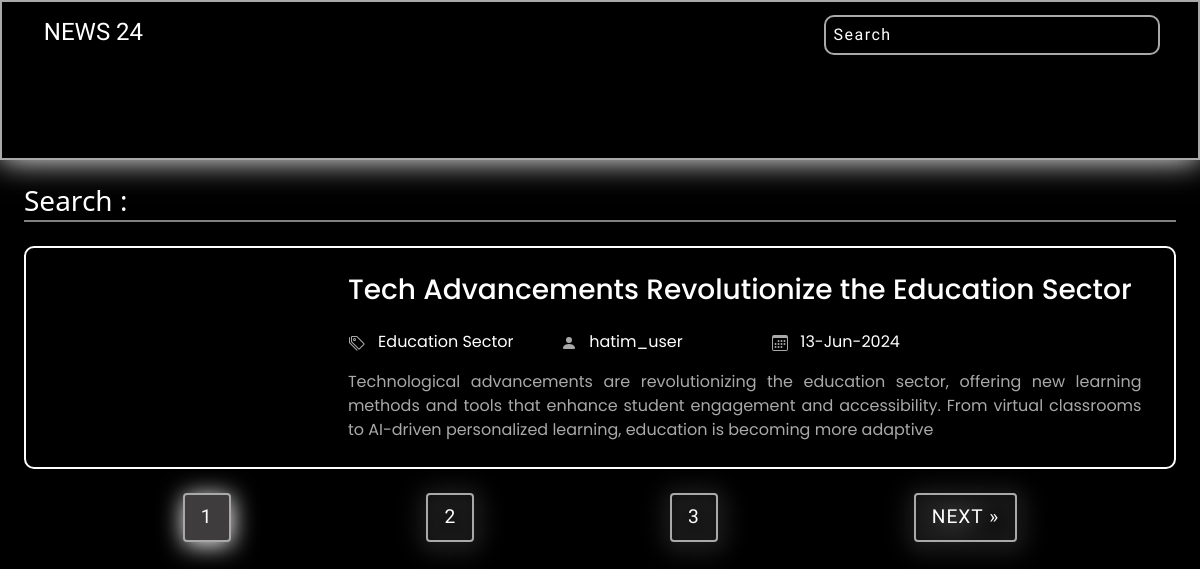
The page /search.php on the database as committed earlier.
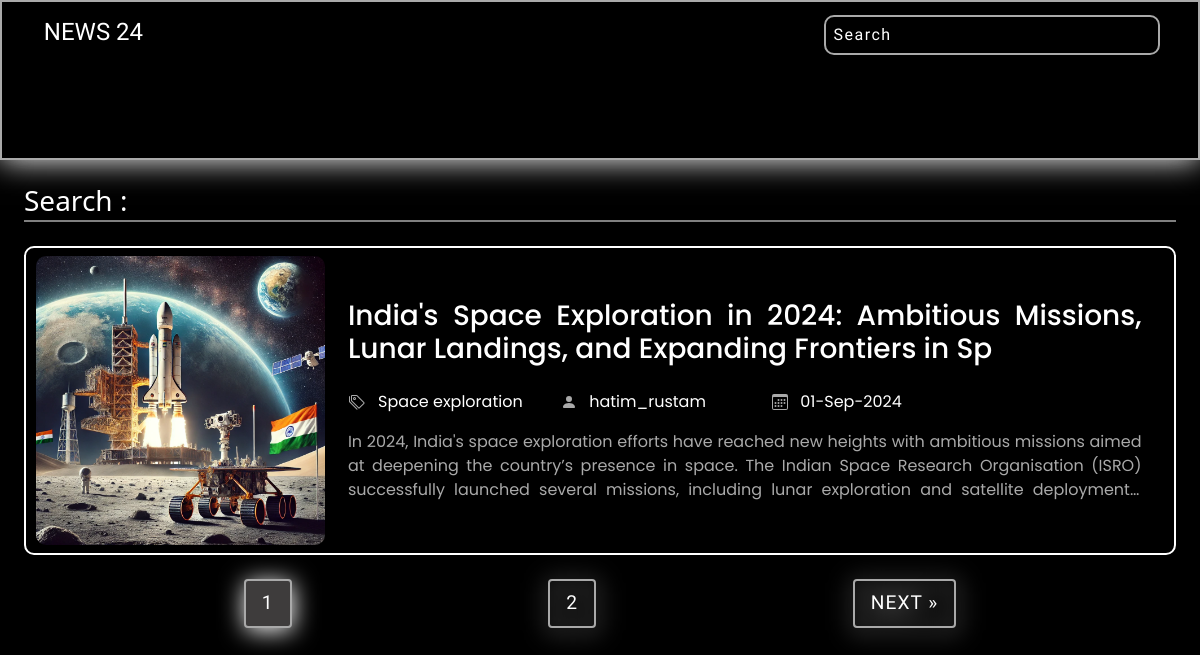
The same page on the database as committed later.
### tables this page shows
CREATE TABLE `post` (
  `post_id` int(11) NOT NULL,
  `title` varchar(100) NOT NULL,
  `description` text NOT NULL,
  `category` varchar(50) NOT NULL,
  `post_date` varchar(100) NOT NULL,
  `author` int(11) NOT NULL,
  `post_img` varchar(100) NOT NULL
);

CREATE TABLE `category` (
  `category_id` int(11) NOT NULL,
  `category_name` varchar(50) NOT NULL,
  `post` int(11) NOT NULL
);

CREATE TABLE `user` (
  `user_id` int(11) NOT NULL,
  `first_name` varchar(10) NOT NULL,
  `last_name` varchar(10) NOT NULL,
  `user_name` varchar(20) NOT NULL,
  `password` varchar(255) NOT NULL,
  `role` int(11) NOT NULL
);

### search.php (the view, shortened to what this page needs)
<!DOCTYPE html>
<html lang="en">
<head>
    <link href="https://cdn.jsdelivr.net/npm/bootstrap@5.3.3/dist/css/bootstrap.min.css" rel="stylesheet">
    <link rel="stylesheet" href="css/front_index.css">
</head>
<body>
    <header>
        <div class="header1">
            <div class="logo">
            <a href="index.php">NEWS 24</a>
                        <div class="search">
                    <form action="" autocomplete="off">
                        <input type="search" name="search" id="" placeholder="Search">
                    </form>
                </div>
            </div>
        </div>
    </header>
    <main>
        <div class="category_heading">
            <h3>Search : <?php echo $search_term; ?></h3>
        </div>
                <?php
        include "configure.php";
        if (isset($_GET["pages"])) {
            $page = $_GET["pages"];
        } else {
            $page = 1;
        }
        $limit = 1;
        $offset = ($page - 1) * $limit;
        $query = "select post.post_id,post.title,post.description,post.post_date,category.category_name,user.user_name,post.category,post.post_img from post
                        left join category on post.category = category.category_id
                        left join user on post.author = user.user_id
                        where post.title like '%{$search_term}%'
                        order by post.post_id desc limit {$offset},{$limit}";
        $sql = mysqli_query($connection, $query) or die("Query fail");
        if (mysqli_num_rows($sql) > 0) {
            while ($row = mysqli_fetch_assoc($sql)) {
        ?>
                <div class="card_container">
                    <a href="single_page.php?id=<?php echo $row["post_id"]; ?>" style="text-decoration: none;"><div class="card_element">
                        <div class="image">
                            <img src="admin/upload/<?php echo $row["post_img"]; ?>" alt="">
                        </div>
                        <div class="card_info">
                            <div class="title">
                                <h3><?php echo $row["title"]; ?></h3>
                            </div>
                            <div class="tag_author_date">
                                <div class="tag">
                                    <span></span> <span><?php echo $row["category_name"]; ?></span>
                                </div>
                                <div class="author">
                                    <span><svg xmlns="http://www.w3.org/2000/svg" width="16" height="16" fill="darkgray" class="bi bi-person-fill" viewBox="0 0 16 16">
                                            <path d="M3 14s-1 0-1-1 1-4 6-4 6 3 6 4-1 1-1 1zm5-6a3 3 0 1 0 0-6 3 3 0 0 0 0 6" />
                                        </svg></span> <span><?php echo $row["user_name"]; ?></span>
                                </div>
                                <div class="date">
                                    <span></span> <span><?php echo $row["post_date"]; ?></span>
                                </div>
                            </div>
                            <div class="description"><?php echo $row["description"]; ?></div>
                        </div>
                    </div></a>
                </div>
        <?php
            }
        }
        ?>
        <?php
                $query_1 = "select * from post
                where post.title like '%{$search_term}%'";
                $sql_1 = mysqli_query($connection,$query_1) or die("querry fail 1");
                if (mysqli_num_rows($sql_1) > 0) {
                    $total_record = mysqli_num_rows($sql_1);
                    $total_pages = ceil($total_record / $limit);
                    echo '<ul class="pagination">';
                    for ($i = 1; $i <= $total_pages; $i++) {
                        if ($i == $page) {
                            $active = "active";
                        } else {
                            $active = "";
                        }
                        echo '<li><a href="search.php?search='.$search_term.'&pages=' . $i . '" class="' . $active . '">' . $i . '</a></li>';
                    }
                    if ($total_pages > $page) {
                        echo '<li><a href="search.php?search='.$search_term.'&pages=' . ($page + 1) . '">NEXT &raquo;</a></li>';
                    }
                    echo '</ul>';
                }
                ?>
    </main>
</body>
</html>

### css/front_index.css (style rules this page uses)
* { margin: 0; padding: 0; box-sizing: border-box; font-size: 16px; }
body { background-color: black; height: 100vh; width: 100%; }
header { width: 100%; height: 20%; border: 2.5px solid darkgrey; box-shadow: gray 0px 1px 20px -15px, white 0px 0px 30px 0px; }
.header1 { padding: 10px 0; display: flex; align-items: center; justify-content: space-evenly; width: 100%; height: 50%; }
.logo { justify-content: space-between; align-items: baseline; display: flex; padding: 0px 3.5% 10px 3.5%; flex-wrap: wrap; width: 100%; height: 100%; }
.logo a { text-align: center; color: white; display: block; font-size: 1.5em; font-family: 'Comfortaa', sans-serif; text-decoration: none; }
ul { width: 100%; height: 100%; display: flex; flex-wrap: wrap; justify-content: space-evenly; align-items: center; }
li { list-style: none; }
ul li a { text-transform: uppercase; letter-spacing: 1px; font-family: "Poppins", sans-serif; font-size: 1.2em; display: block; text-decoration: none; color: white; }
input { display: block; width: 100%; font-family: "Poppins", sans-serif; background-color: transparent; outline: 0; border: 2px solid #a9a9a9; border-radius: 10px; padding: 6px 8px; margin: 1%; color: white; letter-spacing: 1.5px; word-spacing: 1px; }
.card_container { margin: 2%auto; width: 96%; }
.card_element { height: max-content; width: 100%; padding: 8px 10px; border-radius: 10px; border: 2px solid white; display: flex; justify-content: flex-start; align-items: center; flex-direction: row; overflow: hidden; }
.image { width: 35%; }
.image img { width: 100%; border-radius: 10px; }
.card_info { width: 96%; height: 100%; margin: 1.5% 2%; }
.title { font-family: "Poppins", sans-serif; color: white; width: 100%; display: -webkit-box; -webkit-line-clamp: 2; text-align: justify; -webkit-box-orient: vertical; overflow: hidden; }
.tag_author_date { margin: 2% 0; width: 80%; display: flex; align-items: baseline; justify-content: space-evenly; }
.tag,.author,.date { font-family: "Poppins", sans-serif; color: white; width: 33%; }
span { margin-right: 4%; }
.description { color: darkgray; font-family: "Poppins", sans-serif; width: 100%; display: -webkit-box; -webkit-line-clamp: 3; text-align: justify; -webkit-box-orient: vertical; overflow: hidden; }
.pagination { width: 100%; display: flex; list-style: none; flex-wrap: wrap; margin: 2% 0 2% 0; }
.pagination li { margin: 0 5px; padding: 0 8px; }
.pagination a { filter: drop-shadow(1px 3px 12px white); text-decoration: none; padding: 8px 16px; border: 2px solid darkgray; color: white; border-radius: 4px; font-size: 1.2em; font-family: 'Comfortaa', sans-serif; transition: background-color 0.3s; }
.active { background-color: rgb(62, 60, 60); }
.category_heading { margin: 2%auto; width: 96%; }
.category_heading h3 { color: white; padding-bottom: 2px; border-bottom: 2px solid gray; }

Rows that differ between the two databases and show on the page:
removed post: title "Tech Advancements Revolutionize the Education Sector", category.category_name "Education Sector", user.user_name "hatim_user", post_date "13-Jun-2024", description "Technological advancements are revolutionizing the education sector, offering new learning methods and tools that enhance student engagement and accessibility. From virtual classrooms to AI-driven personalized learning, education is becoming more adaptive"
now on this page (row edited): post: post_img (picture), title "India's Space Exploration in 2024: Ambitious Missions, Lunar Landings, and Expanding Frontiers in Sp", category.category_name "Space exploration", user.user_name "hatim_rustam", post_date "01-Sep-2024", description "In 2024, India's space exploration efforts have reached new heights with ambitious missions aimed at deepening the country’s presence in space. The Indian Space Research Organisation (ISRO) successfully launched several missions, including lunar exploration and satellite…"
Other text that changed with them:
list line gone: "3"
